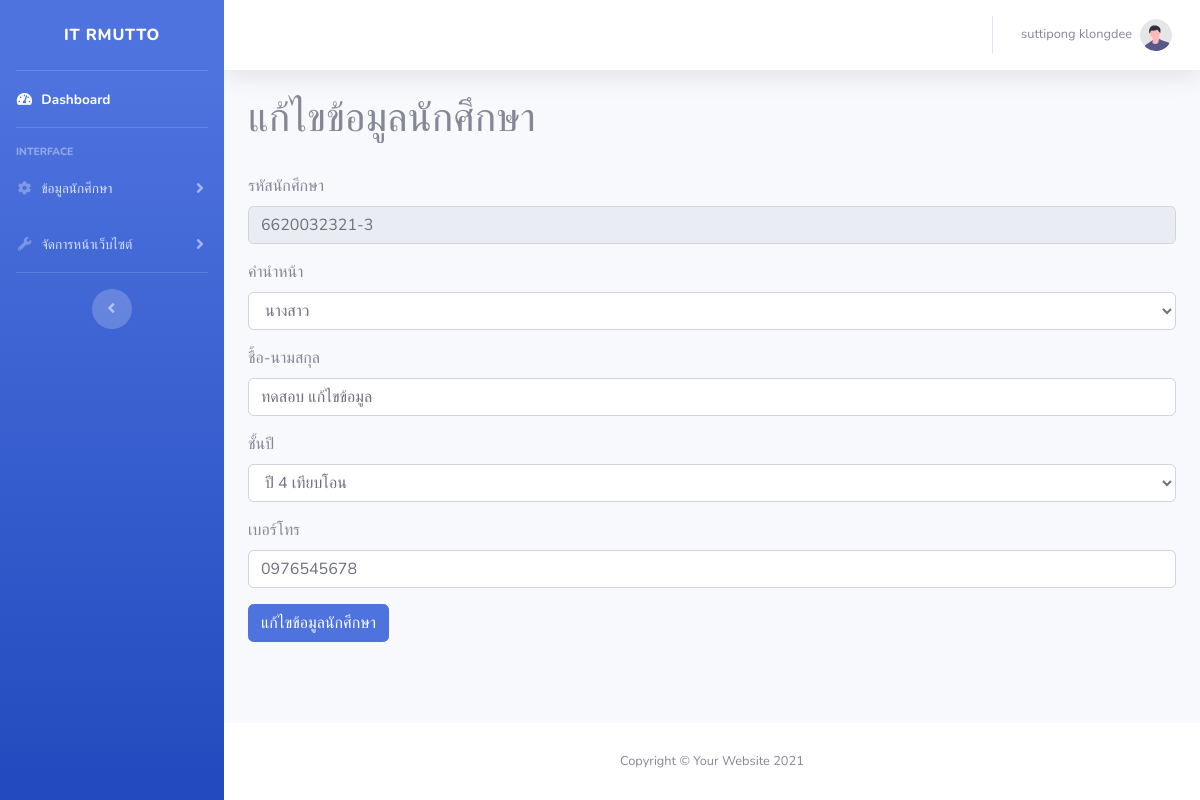
The app's page /admin?id=update_student&s_id=1 (signed in) with its own data.
### tables this page shows
CREATE TABLE `student` (
  `id` int(10) NOT NULL,
  `std_id` varchar(20) NOT NULL COMMENT 'รหัสนักศึกษา',
  `std_prefix` varchar(40) NOT NULL,
  `std_name` varchar(400) NOT NULL,
  `std_class` int(10) NOT NULL,
  `std_phone` varchar(20) NOT NULL
);

CREATE TABLE `class` (
  `class_id` int(10) NOT NULL,
  `class_name` varchar(400) NOT NULL
);

### admin/update_student.php (the view, shortened to what this page needs)
<?php
$s_id = $_GET["s_id"];
include_once "../conn.php";
$sql_std = "SELECT * FROM student WHERE id=$s_id";
$result_std = $conn->query($sql_std);
if ($result_std->num_rows > 0) {
  while($row_std = $result_std->fetch_assoc()) {
?>
<h1>แก้ไขข้อมูลนักศึกษา</h1>
<br>
<form action="verify.php" method="POST">
  <div class="form-group">
    <label for="std_id">รหัสนักศึกษา</label>
    <input type="text" readonly value="<?=$row_std["std_id"]?>" class="form-control" id="std_id" name="std_id">
  </div>
  <div class="form-group">
    <label for="std_prefix">คำนำหน้า</label>
    <select class="form-control" id="std_prefix" name="std_prefix">
      <option value="นางสาว" <?php if($row_std["std_prefix"]=="นางสาว"){echo "selected";}?>>นางสาว</option>
    </select>
  </div>
  <div class="form-group">
    <label for="std_name">ชื้อ-นามสกุล</label>
    <input type="text" value="<?=$row_std["std_name"]?>" class="form-control" id="std_name" name="std_name">
  </div>
  <div class="form-group">
    <label for="std_class">ชั้นปี</label>
    <select class="form-control" id="std_class" name="std_class">
    <?php
        $sql_class = "SELECT * FROM class";
        $result_class = $conn->query($sql_class);
        if ($result_class->num_rows > 0) {
        while($row_class = $result_class->fetch_assoc()) {
            echo '
            <option value="'.$row_class["class_id"].'"';
            if($row_std["std_class"]==$row_class["class_id"]){echo "selected";}
            echo '>'.$row_class["class_name"].'</option>
            ';
        }
        } else {
        echo "0 results";
        }
    ?>
    </select>
  </div>
  <div class="form-group">
    <label for="std_phone">เบอร์โทร</label>
    <input type="text" value="<?=$row_std["std_phone"]?>" class="form-control" id="std_phone" name="std_phone">
  </div>
  <button onclick="return confirm('ยืนยันการแก้ไขข้อมูลของ <?=$row_std['std_prefix'].$row_std['std_name']?>')" type="submit" name="action_post" value="update_student" class="btn btn-primary">แก้ไขข้อมูลนักศึกษา</button>
</form>
<?php
  }
} else {
  echo "0 results";
}
?>

### records on screen
student: std_id "6620032321-3", std_prefix "นางสาว", std_name "ทดสอบ แก้ไขข้อมูล", std_class "ปี 4 เทียบโอน", std_phone "0976545678"

### other values on screen
$_SESSION["user_name"] "suttipong klongdee"
